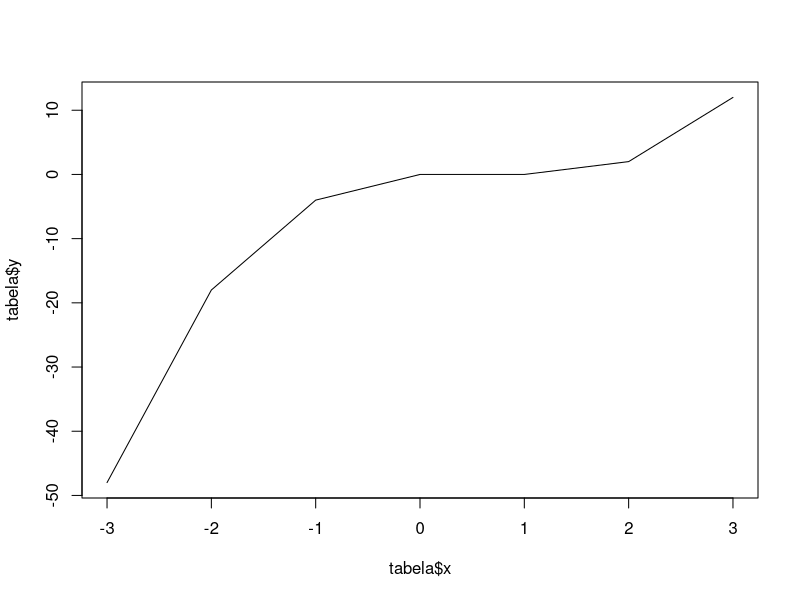
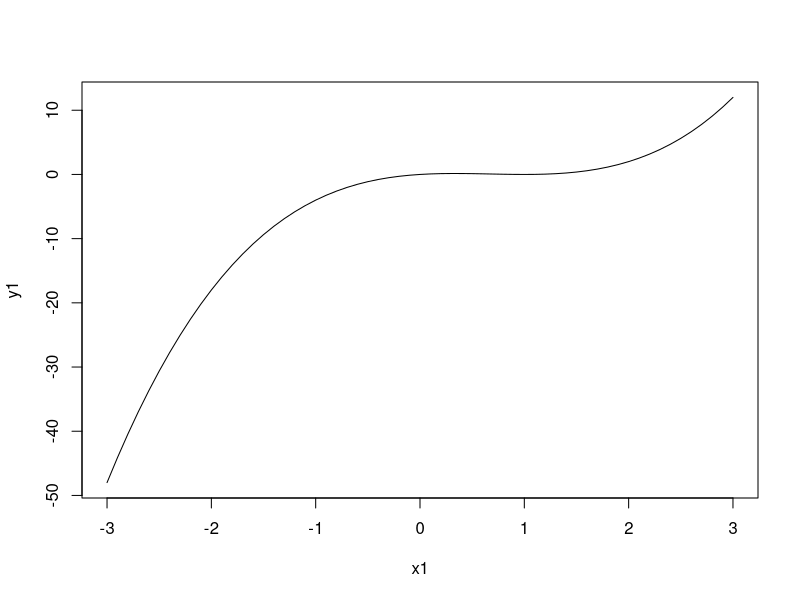

These charts were generated, in order, by the following R code:
## ---- chunk 1
knitr::opts_chunk$set(echo = TRUE)
require(knitr)
## ---- chunk 2
x <- -3:3
vazio <- rep("",length(x))
tabela <- data.frame(x=x, y=vazio)
kable(tabela)
## ---- chunk 3
y <- x^3-2*x^2+x
tabela <- data.frame(x=x,y=y)
kable(tabela)
## ---- chunk 4
plot(x=tabela$x,y=tabela$y,type="l")
## ---- chunk 5
x1 <- seq(-3,3,by=.1)
length(x1)
## ---- chunk 6
y1 <- x1^3-2*x1^2+x1
## ---- chunk 7
plot(x=x1,y=y1,type="l")
